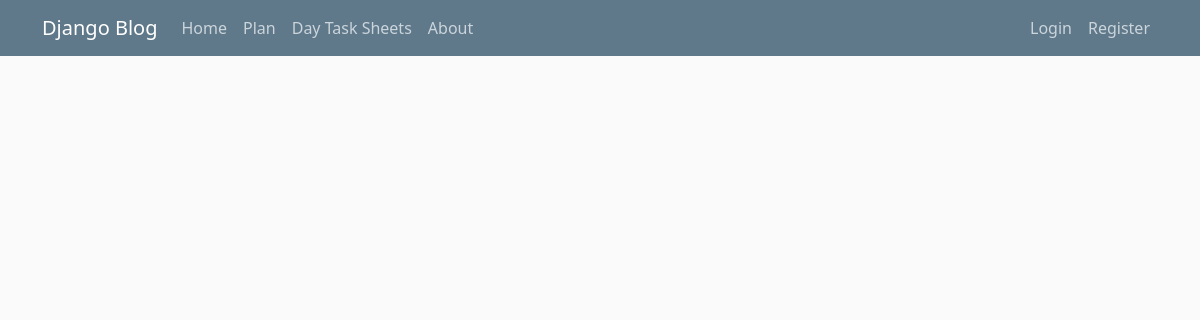
/daytasksheet_list/, run on an earlier commit of the app's database.
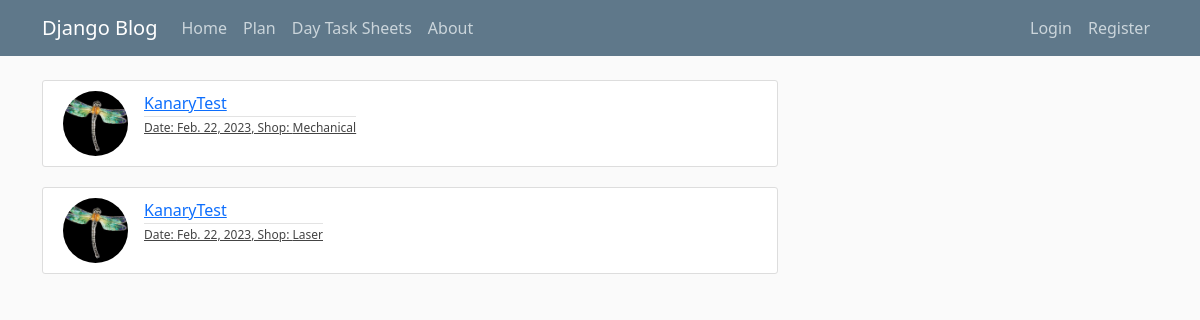
And on a later commit of the database.
### blog/models.py (models this page shows, shortened)
class DayTaskSheet(models.Model):
    date = models.DateField(default=timezone.now)
    SHOP_CHOICES = [(1, 'Laser'),
                    (2, 'Mechanical')]
    shop = models.IntegerField(choices=SHOP_CHOICES)
    shop_master = models.ForeignKey(User,
                                    on_delete=models.RESTRICT)
    class Meta:
        unique_together = ['date', 'shop']

### users/models.py (models this page shows, shortened)
class Profile(models.Model):
    user = models.OneToOneField(User, on_delete=models.CASCADE)
    image = models.ImageField(default='default.jpg', upload_to='profile_pics')

### blog/views.py (the view)
# urls.py: path('daytasksheet_list/', DayTaskSheetListView.as_view(), name='daytasksheet-list'),
class DayTaskSheetListView(ListView):
    model = DayTaskSheet
    template_name = 'blog/daytasksheet_list.html'
    context_object_name = 'daytasksheets'
    ordering = ['-date']
    paginate_by = 50

### blog/templates/blog/daytasksheet_list.html (shortened to what this page needs)
{% extends "blog/base.html" %}
{% block content %}
{% for daytasksheet in daytasksheets %}
<article class="d-flex content-section">
    <img class="rounded-circle article-img" src="{{ daytasksheet.shop_master.profile.image.url }}">
    <div class="media-body">
        <div class="article-metadata">
            <a class="me-2" href="{% url 'user-posts' daytasksheet.shop_master.username %}">{{ daytasksheet.shop_master }}</a>
        </div>
        <h6><a class="article-title" href="{% url 'daytasksheet-detail' daytasksheet.id %}">Date: {{ daytasksheet.date }}, Shop: {{ daytasksheet.get_shop_display }}</a></h6>
    </div>
</article>
{% endfor %}
{% endblock content %}

### blog/templates/blog/base.html (shortened to what this page needs)
{% load static %}
<!DOCTYPE html>
<html lang="en">
<head>
    <link href="https://cdn.jsdelivr.net/npm/bootstrap@5.0.2/dist/css/bootstrap.min.css"
 rel="stylesheet">
    <link href="{% static 'blog/main.css' %}" rel="stylesheet">
</head>
<body>
<header class="site-header">
    <nav class="navbar navbar-expand-md navbar-dark bg-steel fixed-top">
        <div class="container">
            <a class="navbar-brand mr-4" href="{% url 'blog-home' %}">Django Blog</a>
            <div class="collapse navbar-collapse" id="navbarToggle">
                <div class="navbar-nav me-auto">
                    <a class="nav-item nav-link" href="{% url 'blog-home' %}">Home</a>
                    <a class="nav-item nav-link" href="{% url 'plan' %}">Plan</a>
                    <a class="nav-item nav-link" href="{% url 'daytasksheet-list' %}">Day Task Sheets</a>
                    <a class="nav-item nav-link" href="{% url 'blog-about' %}">About</a>
                </div>
                <div class="navbar-nav">
                    {% if user.is_authenticated %}
                    <a class="nav-item nav-link" href="{% url 'post-create' %}">New Post</a>
                    <a class="nav-item nav-link" href="{% url 'daytasksheet-create' %}">New Day Task Sheet</a>
                    <a class="nav-item nav-link" href="{% url 'profile' %}">Profile</a>
                    <a class="nav-item nav-link" href="{% url 'logout' %}">Logout</a>
                    {% else %}
                    <a class="nav-item nav-link" href="{% url 'login' %}">Login</a>
                    <a class="nav-item nav-link" href="{% url 'register' %}">Register</a>
                    {% endif %}
                </div>
            </div>
        </div>
    </nav>
</header>
<main class="container" role="main">
    <div class="row">
        <div class="col-md-8">
            {% block content %}{% endblock %}
        </div>
    </div>
</main>
</body>
</html>

### blog/static/blog/main.css (style rules this page uses)
body { background: #fafafa; color: #333333; margin-top: 5rem; }
h1, h2, h3, h4, h5, h6 { color: #444444; font-size: 12px; }
.bg-steel { background-color: #5f788a; }
.site-header .navbar-nav .nav-link { color: #cbd5db; }
.content-section { background: #ffffff; padding: 10px 20px; border: 1px solid #dddddd; border-radius: 3px; margin-bottom: 20px; }
.article-title { font-size: 12px; color: #444444; }
.article-img { height: 65px; width: 65px; margin-right: 16px; }
.article-metadata { padding-bottom: 1px; margin-bottom: 4px; border-bottom: 1px solid #e3e3e3 }

What changed in the data, as far as the page shows it:
added DayTaskSheet: shop_master.profile.image (placeholder picture), shop_master "KanaryTest", date "Feb. 22, 2023", shop "Mechanical"
added DayTaskSheet: shop_master.profile.image (placeholder picture), shop_master "KanaryTest", date "Feb. 22, 2023", shop "Laser"
